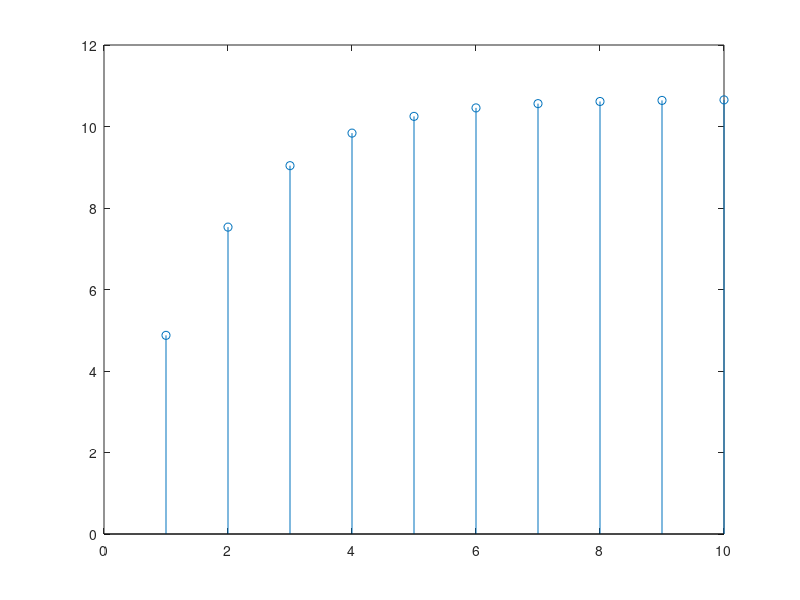

MATLAB code for this plot:
clc
clear all
close all


a = [1, -.75, .125];
b = [2];

zi = filtic(b,a,[1, -1]);
x = 2.*ones(1,10);
y = filter(b,a,x,zi);

stem(y)